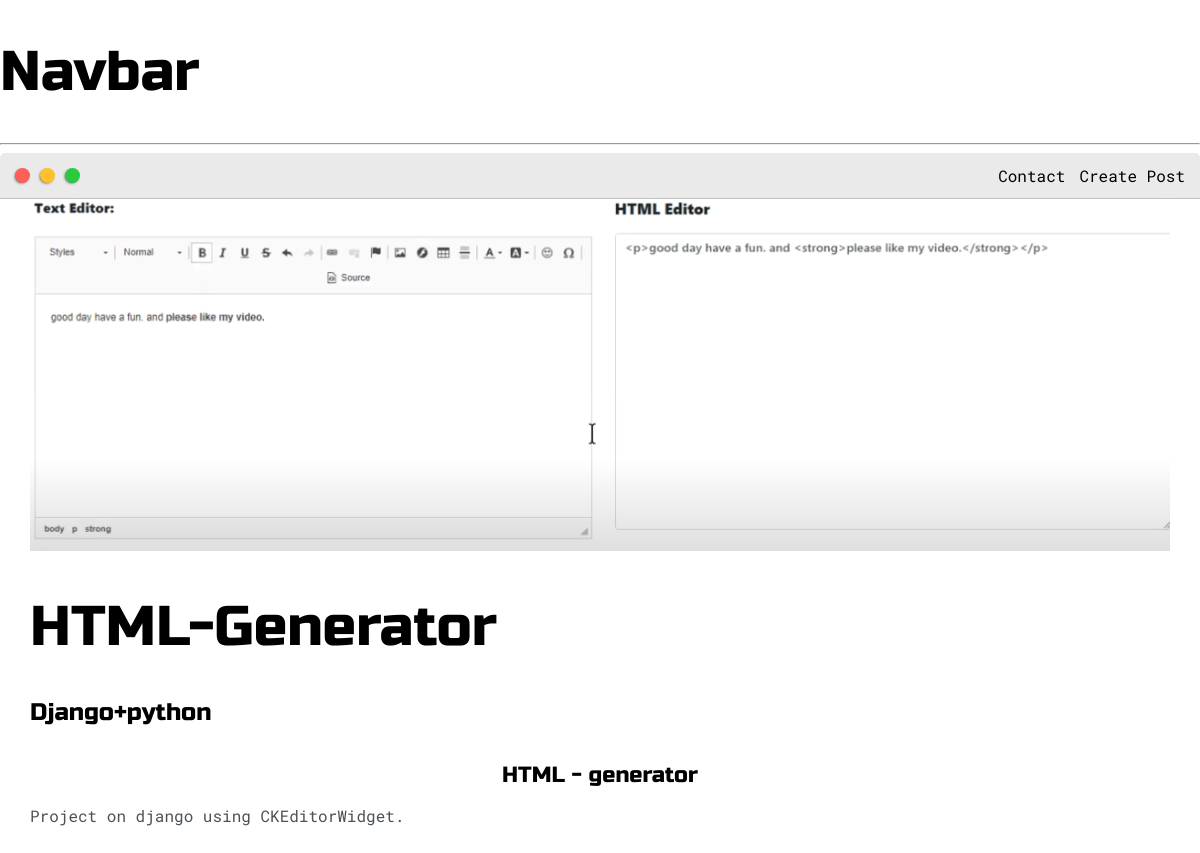
Page /post/html_generator/ (signed in) on the committed database.
### base/models.py (models this page shows, shortened)
class Post(models.Model):
    headline = models.CharField(max_length=200)
    sub_headline = models.CharField(max_length=200 ,null=True, blank=True )
    thumbnail = models.ImageField(null=True, blank=True, upload_to="images",default="placeholder.png")
    body = RichTextUploadingField(null=True , blank=True)
    created = models.DateTimeField(auto_now_add=True)
    active = models.BooleanField(default=False)
    featured = models.BooleanField(default=False)
    tags = models.ManyToManyField(Tag,null = True)
    slug = models.SlugField(null=True, blank=True)

### base/views.py (the view)
# urls.py: path('post/<slug:slug>/', views.post, name="post"),
def post(request, slug):
    post = Post.objects.get(slug=slug)
    context = {'post': post}
    return render(request,'base/post.html',context)

### base/templates/base/post.html (shortened to what this page needs)
{% extends 'base/main.html' %}
{% load static %}
{% block content%}
<div class = "main-container">
    <img src="{{post.thumbnail.url}}" alt="">
    <h1>{{post.headline}}</h1>
    <h4>{{ post.sub_headline}}</h4>
    <p>{{post.body|safe}}</p>
</div>
{% endblock content %}

### static/css/default.css (style rules this page uses)
:root { --mainColor:#eaeaea; --secondaryColor:#fff; --borderColor:#c1c1c1; --mainText:black; --secondaryText:#4b5156; --themeDotBorder:#24292e; --previewBg:rgb(251, 249, 243, 0.8); --previewShadow:#f0ead6; --buttonColor:black; }
html, body { padding: 0; margin: 0; scroll-behavior: smooth; }
body * { transition: 0.3s; }
h1, h2, h3, h4, h5, h6, strong { color: var(--mainText); font-family: 'Russo One', sans-serif; font-weight: 500; }
p, li, span, label, input, textarea { color: var(--secondaryText); font-family: 'Roboto Mono', monospace; }
h1 { font-size: 56px; }
h4 { font-size: 24px; }
.main-container { width: 1200px; margin: 0 auto; }
@media screen and (max-width: 1200px) { .main-container { width: 95%; } }

### base/templates/base/post.html (style rules this page uses)
img { max-width:100%; object-fit: cover; }

### rows in the picture
Post: thumbnail (picture), headline "HTML-Generator", sub_headline "Django+python", body "HTML - generator Project on django using CKEditorWidget."
